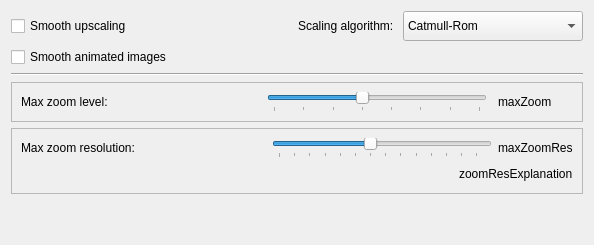
     <widget class="QWidget" name="tab_6">
      <attribute name="title">
       <string>Scaling</string>
      </attribute>
      <layout class="QVBoxLayout" name="verticalLayout_11">
       <item>
        <layout class="QVBoxLayout" name="verticalLayout_17">
         <property name="topMargin">
          <number>0</number>
         </property>
         <item>
          <layout class="QHBoxLayout" name="horizontalLayout_15">
           <property name="topMargin">
            <number>0</number>
           </property>
           <item>
            <widget class="QCheckBox" name="smoothUpscalingCheckBox">
             <property name="toolTip">
              <string>When unchecked, nearest neighbor algorithm will be used for upscaling.</string>
             </property>
             <property name="text">
              <string>Smooth upscaling</string>
             </property>
            </widget>
           </item>
           <item>
            <layout class="QHBoxLayout" name="horizontalLayout_5">
             <item>
              <widget class="QLabel" name="scalingQualityLabel">
               <property name="enabled">
                <bool>true</bool>
               </property>
               <property name="minimumSize">
                <size>
                 <width>0</width>
                 <height>30</height>
                </size>
               </property>
               <property name="toolTip">
                <string>&lt;html&gt;&lt;head/&gt;&lt;body&gt;&lt;p&gt;&lt;span style=&quot; font-weight:600;&quot;&gt;Nearest: &lt;/span&gt;No smoothing.&lt;/p&gt;&lt;p&gt;&lt;span style=&quot; font-weight:600;&quot;&gt;Bilinear: &lt;/span&gt;Worst quality. Several times faster than bicubic and other filters.&lt;/p&gt;&lt;p&gt;&lt;span style=&quot; font-weight:600;&quot;&gt;Bicubic: &lt;/span&gt;Produces smooth result but may lose some details.&lt;/p&gt;&lt;p&gt;&lt;span style=&quot; font-weight:600;&quot;&gt;Catmull-Rom: &lt;/span&gt;Produces sharper image. This is the default.&lt;/p&gt;&lt;p&gt;&lt;span style=&quot; font-weight:600;&quot;&gt;Lanczos3:&lt;/span&gt; In theory produces the best results, but also the slowest.&lt;/p&gt;&lt;p&gt;_________________&lt;/p&gt;&lt;p&gt;&lt;span style=&quot; font-style:italic;&quot;&gt;Note: On high zoom levels the scaler will fall back to bilinear filter. &lt;/span&gt;&lt;/p&gt;&lt;/body&gt;&lt;/html&gt;</string>
               </property>
               <property name="text">
                <string>Scaling algorithm: </string>
               </property>
              </widget>
             </item>
             <item>
              <widget class="QComboBox" name="scalingQualityComboBox">
               <property name="enabled">
                <bool>true</bool>
               </property>
               <property name="sizePolicy">
                <sizepolicy hsizetype="Preferred" vsizetype="Preferred">
                 <horstretch>0</horstretch>
                 <verstretch>0</verstretch>
                </sizepolicy>
               </property>
               <property name="minimumSize">
                <size>
                 <width>180</width>
                 <height>30</height>
                </size>
               </property>
               <property name="toolTip">
                <string/>
               </property>
               <property name="toolTipDuration">
                <number>-1</number>
               </property>
               <property name="currentIndex">
                <number>3</number>
               </property>
               <item>
                <property name="text">
                 <string>Nearest</string>
                </property>
               </item>
               <item>
                <property name="text">
                 <string>Bilinear</string>
                </property>
               </item>
               <item>
                <property name="text">
                 <string>Bicubic</string>
                </property>
               </item>
               <item>
                <property name="text">
                 <string>Catmull-Rom</string>
                </property>
               </item>
               <item>
                <property name="text">
                 <string>Lanczos3</string>
                </property>
               </item>
              </widget>
             </item>
            </layout>
           </item>
          </layout>
         </item>
         <item>
          <widget class="QCheckBox" name="smoothAnimatedImagesCheckBox">
           <property name="text">
            <string>Smooth animated images</string>
           </property>
          </widget>
         </item>
        </layout>
       </item>
       <item>
        <widget class="Line" name="line_5">
         <property name="orientation">
          <enum>Qt::Horizontal</enum>
         </property>
        </widget>
       </item>
       <item>
        <widget class="QFrame" name="frame_2">
         <property name="minimumSize">
          <size>
           <width>0</width>
           <height>0</height>
          </size>
         </property>
         <property name="frameShape">
          <enum>QFrame::StyledPanel</enum>
         </property>
         <property name="frameShadow">
          <enum>QFrame::Raised</enum>
         </property>
         <layout class="QVBoxLayout" name="verticalLayout_14">
          <item>
           <layout class="QHBoxLayout" name="horizontalLayout_17">
            <item>
             <widget class="QLabel" name="label_3">
              <property name="minimumSize">
               <size>
                <width>200</width>
                <height>0</height>
               </size>
              </property>
              <property name="text">
               <string>Max zoom level:</string>
              </property>
             </widget>
            </item>
            <item>
             <spacer name="horizontalSpacer_7">
              <property name="orientation">
               <enum>Qt::Horizontal</enum>
              </property>
              <property name="sizeHint" stdset="0">
               <size>
                <width>40</width>
                <height>20</height>
               </size>
              </property>
             </spacer>
            </item>
            <item>
             <widget class="QSlider" name="maxZoomSlider">
              <property name="sizePolicy">
               <sizepolicy hsizetype="Preferred" vsizetype="Fixed">
                <horstretch>0</horstretch>
                <verstretch>0</verstretch>
               </sizepolicy>
              </property>
              <property name="minimumSize">
               <size>
                <width>220</width>
                <height>0</height>
               </size>
              </property>
              <property name="minimum">
               <number>1</number>
              </property>
              <property name="maximum">
               <number>8</number>
              </property>
              <property name="singleStep">
               <number>1</number>
              </property>
              <property name="pageStep">
               <number>1</number>
              </property>
              <property name="value">
               <number>4</number>
              </property>
              <property name="orientation">
               <enum>Qt::Horizontal</enum>
              </property>
              <property name="tickPosition">
               <enum>QSlider::TicksBelow</enum>
              </property>
              <property name="tickInterval">
               <number>1</number>
              </property>
             </widget>
            </item>
            <item>
             <spacer name="horizontalSpacer_4">
              <property name="orientation">
               <enum>Qt::Horizontal</enum>
              </property>
              <property name="sizeType">
               <enum>QSizePolicy::Preferred</enum>
              </property>
              <property name="sizeHint" stdset="0">
               <size>
                <width>5</width>
                <height>20</height>
               </size>
              </property>
             </spacer>
            </item>
            <item>
             <widget class="QLabel" name="maxZoomLabel">
              <property name="sizePolicy">
               <sizepolicy hsizetype="Fixed" vsizetype="Fixed">
                <horstretch>0</horstretch>
                <verstretch>0</verstretch>
               </sizepolicy>
              </property>
              <property name="minimumSize">
               <size>
                <width>75</width>
                <height>0</height>
               </size>
              </property>
              <property name="maximumSize">
               <size>
                <width>75</width>
                <height>16777215</height>
               </size>
              </property>
              <property name="text">
               <string>maxZoom</string>
              </property>
             </widget>
            </item>
           </layout>
          </item>
         </layout>
        </widget>
       </item>
       <item>
        <widget class="QFrame" name="frame">
         <property name="minimumSize">
          <size>
           <width>0</width>
           <height>50</height>
          </size>
         </property>
         <property name="frameShape">
          <enum>QFrame::StyledPanel</enum>
         </property>
         <property name="frameShadow">
          <enum>QFrame::Raised</enum>
         </property>
         <layout class="QVBoxLayout" name="verticalLayout_12">
          <item>
           <layout class="QHBoxLayout" name="horizontalLayout_16">
            <property name="leftMargin">
             <number>0</number>
            </property>
            <item>
             <widget class="QLabel" name="label">
              <property name="minimumSize">
               <size>
                <width>200</width>
                <height>0</height>
               </size>
              </property>
              <property name="toolTip">
               <string>This lets us limit Max zoom for very large images.</string>
              </property>
              <property name="toolTipDuration">
               <number>10000</number>
              </property>
              <property name="text">
               <string>Max zoom resolution: </string>
              </property>
             </widget>
            </item>
            <item>
             <spacer name="horizontalSpacer_8">
              <property name="orientation">
               <enum>Qt::Horizontal</enum>
              </property>
              <property name="sizeHint" stdset="0">
               <size>
                <width>40</width>
                <height>20</height>
               </size>
              </property>
             </spacer>
            </item>
            <item>
             <widget class="QSlider" name="maxZoomResSlider">
              <property name="sizePolicy">
               <sizepolicy hsizetype="Preferred" vsizetype="Fixed">
                <horstretch>0</horstretch>
                <verstretch>0</verstretch>
               </sizepolicy>
              </property>
              <property name="minimumSize">
               <size>
                <width>220</width>
                <height>0</height>
               </size>
              </property>
              <property name="minimum">
               <number>15</number>
              </property>
              <property name="maximum">
               <number>150</number>
              </property>
              <property name="singleStep">
               <number>1</number>
              </property>
              <property name="pageStep">
               <number>1</number>
              </property>
              <property name="value">
               <number>75</number>
              </property>
              <property name="orientation">
               <enum>Qt::Horizontal</enum>
              </property>
              <property name="invertedControls">
               <bool>false</bool>
              </property>
              <property name="tickPosition">
               <enum>QSlider::TicksBelow</enum>
              </property>
              <property name="tickInterval">
               <number>10</number>
              </property>
             </widget>
            </item>
            <item>
             <widget class="QLabel" name="maxZoomResLabel">
              <property name="sizePolicy">
               <sizepolicy hsizetype="Fixed" vsizetype="Fixed">
                <horstretch>0</horstretch>
                <verstretch>0</verstretch>
               </sizepolicy>
              </property>
              <property name="minimumSize">
               <size>
                <width>75</width>
                <height>0</height>
               </size>
              </property>
              <property name="maximumSize">
               <size>
                <width>75</width>
                <height>16777215</height>
               </size>
              </property>
              <property name="text">
               <string>maxZoomRes</string>
              </property>
             </widget>
            </item>
           </layout>
          </item>
          <item>
           <layout class="QHBoxLayout" name="horizontalLayout_19">
            <property name="bottomMargin">
             <number>0</number>
            </property>
            <item>
             <spacer name="horizontalSpacer_6">
              <property name="orientation">
               <enum>Qt::Horizontal</enum>
              </property>
              <property name="sizeHint" stdset="0">
               <size>
                <width>40</width>
                <height>20</height>
               </size>
              </property>
             </spacer>
            </item>
            <item>
             <widget class="QLabel" name="maxZoomResInfoLabel">
              <property name="text">
               <string>zoomResExplanation</string>
              </property>
              <property name="textFormat">
               <enum>Qt::RichText</enum>
              </property>
             </widget>
            </item>
           </layout>
          </item>
         </layout>
        </widget>
       </item>
       <item>
        <spacer name="verticalSpacer_7">
         <property name="orientation">
          <enum>Qt::Vertical</enum>
         </property>
         <property name="sizeHint" stdset="0">
          <size>
           <width>20</width>
           <height>40</height>
          </size>
         </property>
        </spacer>
       </item>
      </layout>
      <zorder>verticalSpacer_7</zorder>
      <zorder>line_5</zorder>
      <zorder>frame</zorder>
      <zorder>frame_2</zorder>
      <zorder>verticalLayoutWidget</zorder>
     </widget>
